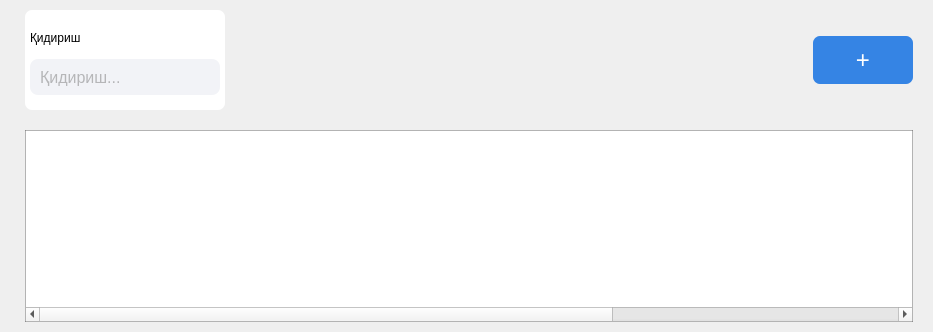
      <widget class="QWidget" name="page_maxsulotlar">
       <layout class="QVBoxLayout" name="verticalLayout_13">
        <property name="spacing">
         <number>0</number>
        </property>
        <property name="leftMargin">
         <number>0</number>
        </property>
        <property name="topMargin">
         <number>0</number>
        </property>
        <property name="rightMargin">
         <number>0</number>
        </property>
        <property name="bottomMargin">
         <number>0</number>
        </property>
        <item>
         <widget class="QFrame" name="frame_12">
          <property name="minimumSize">
           <size>
            <width>0</width>
            <height>120</height>
           </size>
          </property>
          <property name="maximumSize">
           <size>
            <width>16777215</width>
            <height>120</height>
           </size>
          </property>
          <property name="styleSheet">
           <string notr="true">QFrame{
	border:none;
}</string>
          </property>
          <property name="frameShape">
           <enum>QFrame::StyledPanel</enum>
          </property>
          <property name="frameShadow">
           <enum>QFrame::Raised</enum>
          </property>
          <layout class="QHBoxLayout" name="horizontalLayout_6">
           <property name="spacing">
            <number>10</number>
           </property>
           <property name="leftMargin">
            <number>25</number>
           </property>
           <property name="topMargin">
            <number>10</number>
           </property>
           <property name="rightMargin">
            <number>20</number>
           </property>
           <property name="bottomMargin">
            <number>10</number>
           </property>
           <item>
            <widget class="QFrame" name="frame_13">
             <property name="minimumSize">
              <size>
               <width>200</width>
               <height>80</height>
              </size>
             </property>
             <property name="maximumSize">
              <size>
               <width>400</width>
               <height>100</height>
              </size>
             </property>
             <property name="styleSheet">
              <string notr="true">QFrame{
	background-color: rgb(255, 255, 255);
	border-radius:7px;
}</string>
             </property>
             <property name="frameShape">
              <enum>QFrame::StyledPanel</enum>
             </property>
             <property name="frameShadow">
              <enum>QFrame::Raised</enum>
             </property>
             <layout class="QVBoxLayout" name="verticalLayout_11">
              <property name="spacing">
               <number>3</number>
              </property>
              <property name="leftMargin">
               <number>5</number>
              </property>
              <property name="topMargin">
               <number>10</number>
              </property>
              <property name="rightMargin">
               <number>5</number>
              </property>
              <property name="bottomMargin">
               <number>15</number>
              </property>
              <item>
               <widget class="QLabel" name="label_9">
                <property name="text">
                 <string>Қидириш</string>
                </property>
               </widget>
              </item>
              <item>
               <widget class="QLineEdit" name="lineEdit_3">
                <property name="minimumSize">
                 <size>
                  <width>0</width>
                  <height>36</height>
                 </size>
                </property>
                <property name="maximumSize">
                 <size>
                  <width>16777215</width>
                  <height>36</height>
                 </size>
                </property>
                <property name="font">
                 <font>
                  <pointsize>12</pointsize>
                 </font>
                </property>
                <property name="styleSheet">
                 <string notr="true">QLineEdit{
	border:none;
	border-radius:8px;
	background-color: #F2F3F7;
	padding-left:8px;
	padding-right: 30px;
color:#797979;
	background-image: url(:/newPrefix/assets/search.png);
	background-repeat:no-repeat;
	background-position: right center;

}</string>
                </property>
                <property name="placeholderText">
                 <string>Қидириш...</string>
                </property>
               </widget>
              </item>
             </layout>
            </widget>
           </item>
           <item>
            <spacer name="horizontalSpacer_6">
             <property name="orientation">
              <enum>Qt::Horizontal</enum>
             </property>
             <property name="sizeHint" stdset="0">
              <size>
               <width>578</width>
               <height>20</height>
              </size>
             </property>
            </spacer>
           </item>
           <item>
            <widget class="QPushButton" name="pushButton_6">
             <property name="minimumSize">
              <size>
               <width>100</width>
               <height>0</height>
              </size>
             </property>
             <property name="font">
              <font>
               <pointsize>18</pointsize>
              </font>
             </property>
             <property name="styleSheet">
              <string notr="true">
QPushButton{
	color:#fff;
	background-color: rgb(53, 132, 228);
	border:none;
	border-radius:7px;
	padding:10px;
}

QPushButton:hover{
	
	background-color: rgb(98, 160, 234);
}</string>
             </property>
             <property name="text">
              <string>+</string>
             </property>
            </widget>
           </item>
          </layout>
         </widget>
        </item>
        <item>
         <widget class="QFrame" name="frame_9">
          <property name="styleSheet">
           <string notr="true">QFrame{
	border:none;
}</string>
          </property>
          <property name="frameShape">
           <enum>QFrame::StyledPanel</enum>
          </property>
          <property name="frameShadow">
           <enum>QFrame::Raised</enum>
          </property>
          <layout class="QVBoxLayout" name="verticalLayout_12">
           <property name="spacing">
            <number>5</number>
           </property>
           <property name="leftMargin">
            <number>25</number>
           </property>
           <property name="topMargin">
            <number>10</number>
           </property>
           <property name="rightMargin">
            <number>20</number>
           </property>
           <property name="bottomMargin">
            <number>10</number>
           </property>
           <item>
            <widget class="QTableWidget" name="tableWidget_3">
             <property name="font">
              <font>
               <pointsize>10</pointsize>
              </font>
             </property>
             <property name="styleSheet">
              <string notr="true">QTableWidget{
	background-color: rgb(255, 255, 255);
	border:1px solid rgba(102, 102, 102, 0.5);
	border-collapse: collapse;
	
}
QHeaderView::section {
    background-color: #006CFE;
    padding: 4px;
    font-size: 14px;
	color:#fff;
    border-style: none;
	border-right:1px solid rgb(154, 153, 150);
}

 QScrollBar:horizontal {
        border: none;
        background: #F5F5F5;
        height: 10px;
        margin: 0px 21px 0 21px;
    }

    QScrollBar::handle:horizontal {
        background: #C0C0C0;
        min-width: 20px;
    }

    QScrollBar::add-line:horizontal {
        border: none;
        background: none;
    }

    QScrollBar::sub-line:horizontal {
        border: none;
        background: none;
    }

QScrollBar:vertical {
        border: none;
        background: #F5F5F5;
        width: 10px;
        margin: 21px 0 21px 0;
    }

    QScrollBar::handle:vertical {
        background: #C0C0C0;
        min-height: 20px;
    }

    QScrollBar::add-line:vertical {
        border: none;
        background: none;
    }

    QScrollBar::sub-line:vertical {
        border: none;
        background: none;
    }
</string>
             </property>
             <property name="verticalScrollBarPolicy">
              <enum>Qt::ScrollBarAsNeeded</enum>
             </property>
             <property name="horizontalScrollBarPolicy">
              <enum>Qt::ScrollBarAsNeeded</enum>
             </property>
             <property name="editTriggers">
              <set>QAbstractItemView::NoEditTriggers</set>
             </property>
             <property name="selectionMode">
              <enum>QAbstractItemView::NoSelection</enum>
             </property>
             <property name="selectionBehavior">
              <enum>QAbstractItemView::SelectRows</enum>
             </property>
             <property name="rowCount">
              <number>0</number>
             </property>
             <attribute name="horizontalHeaderVisible">
              <bool>false</bool>
             </attribute>
             <attribute name="horizontalHeaderDefaultSectionSize">
              <number>130</number>
             </attribute>
             <attribute name="horizontalHeaderStretchLastSection">
              <bool>false</bool>
             </attribute>
             <attribute name="verticalHeaderVisible">
              <bool>false</bool>
             </attribute>
             <column>
              <property name="text">
               <string>id</string>
              </property>
             </column>
             <column>
              <property name="text">
               <string>№</string>
              </property>
             </column>
             <column>
              <property name="text">
               <string>Номи</string>
              </property>
             </column>
             <column>
              <property name="text">
               <string>Бренд</string>
              </property>
             </column>
             <column>
              <property name="text">
               <string>Модел</string>
              </property>
             </column>
             <column>
              <property name="text">
               <string>Иш / чмқарувчи</string>
              </property>
             </column>
             <column>
              <property name="text">
               <string>Нархи комп $</string>
              </property>
             </column>
             <column>
              <property name="text">
               <string>Нархи дона $</string>
              </property>
             </column>
             <column>
              <property name="text">
               <string>Тахрирлаш</string>
              </property>
             </column>
            </widget>
           </item>
          </layout>
         </widget>
        </item>
       </layout>
      </widget>
